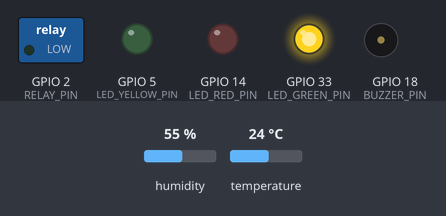
Bench run of a sketch on a simulated ESP32. Shown: switched loads named in the sketch (green lamp = pin HIGH), output pins drawn as LEDs (lit = HIGH), buzzer (waves = sounding, pin HIGH). The test bench sets the inputs (shaded band); at power-on: humidity 55 %, temperature 24 °C. WiFi joins after 1.5 s; servers stay silent unless stated; no MQTT or app messages arrive unless stated; what the sketch prints to the serial monitor is not drawn.

Above: at 2.7 s.
2.8 s: humidity set to 42 %
5.5 s: humidity set to 38 %
At 6.1 s:
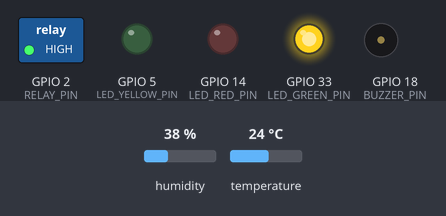
8.2 s: temperature set to 29.6 °C
10.9 s: temperature set to 30.7 °C
At 12.6 s:
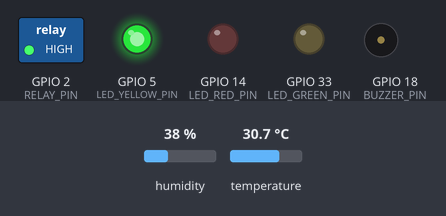
13.6 s: humidity set to 40 %
At 14.4 s:
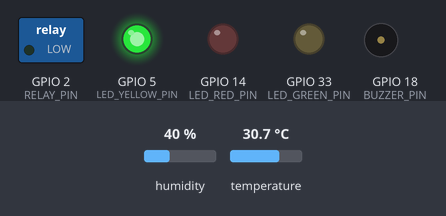
16.3 s: temperature set to 34.5 °C
19.0 s: temperature set to 35.5 °C
At 20.9 s:
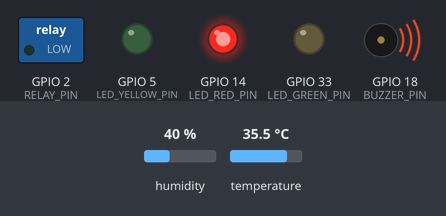
Timing chart, 0 to 22.4 s (numbered marks = the images above; inputs shaded):
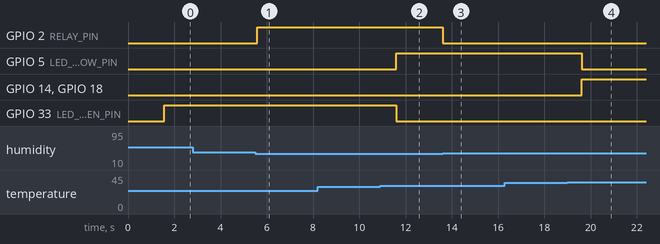

The sketch:

sketch.ino
```cpp
//UTS LISTY

#include "WiFi.h"
#include "PubSubClient.h"
#include "DHT.h"

// Konfigurasi WiFi
const char* ssid = "Wokwi-GUEST";
const char* pass = "";

// Konfigurasi broker MQTT
const char* mqtt_server = "broker.hivemq.com"; // Ganti dengan alamat broker Anda
const int mqtt_port = 1883;
const char* mqtt_client_id = "ESP32_Client";
const char* topic_suhu = "suhu002";
const char* topic_kelembaban = "kelembaban002";
const char* topic_relay = "pompa002";

// Konfigurasi sensor DHT
#define DHTPIN 4         // Pin DHT22 ke pin 4 di ESP32
#define DHTTYPE DHT22    // Jenis sensor DHT22

// Konfigurasi pin
#define LED_RED_PIN 14    // LED Merah ke pin 14
#define LED_YELLOW_PIN 5  // LED Kuning ke pin 5
#define LED_GREEN_PIN 33  // LED Hijau ke pin 33
#define BUZZER_PIN 18     // Buzzer ke pin 18
#define RELAY_PIN 2       // Relay ke pin 2

DHT dht(DHTPIN, DHTTYPE); // Inisialisasi objek DHT
WiFiClient espClient;
PubSubClient client(espClient);

bool previousPumpStatus = LOW; // Status relay sebelumnya

void setup_wifi() {
  delay(10);
  Serial.println("Menghubungkan ke WiFi...");
  WiFi.begin(ssid, pass);

  while (WiFi.status() != WL_CONNECTED) {
    delay(500);
    Serial.print(".");
  }

  Serial.println("\nTerhubung ke WiFi");
  Serial.print("Alamat IP: ");
  Serial.println(WiFi.localIP());
}

void reconnect() {
  while (!client.connected()) {
    Serial.print("Menghubungkan ke MQTT...");
    if (client.connect(mqtt_client_id)) {
      Serial.println("Terhubung ke MQTT");
    } else {
      Serial.print("Gagal, rc=");
      Serial.print(client.state());
      Serial.println(" coba lagi dalam 5 detik");
      delay(5000);
    }
  }
}

void setup() {
  // Setup Serial Monitor
  Serial.begin(115200);

  setup_wifi();  // Menghubungkan ke WiFi
  client.setServer(mqtt_server, mqtt_port);

  // Setup sensor DHT22
  dht.begin();

  // Setup pin
  pinMode(LED_RED_PIN, OUTPUT);
  pinMode(LED_YELLOW_PIN, OUTPUT);
  pinMode(LED_GREEN_PIN, OUTPUT);
  pinMode(BUZZER_PIN, OUTPUT);
  pinMode(RELAY_PIN, OUTPUT);
}

void loop() {
  if (!client.connected()) {
    reconnect();
  }
  client.loop();

  // Membaca suhu dan kelembaban
  float suhu = dht.readTemperature();
  float kelembaban = dht.readHumidity();

  if (isnan(suhu) || isnan(kelembaban)) {
    Serial.println("Gagal membaca sensor!");
    return;
  }

  // Menampilkan suhu dan kelembaban di Serial Monitor
  Serial.print("Suhu: ");
  Serial.print(suhu);
  Serial.print(" C\t");
  Serial.print("Kelembaban: ");
  Serial.print(kelembaban);
  Serial.println(" %");

  // Mengirim data suhu dan kelembaban ke broker MQTT
  client.publish(topic_suhu, String(suhu).c_str());
  client.publish(topic_kelembaban, String(kelembaban).c_str());

  // Mengontrol LED dan Buzzer berdasarkan suhu
  if (suhu > 35) {
    digitalWrite(LED_RED_PIN, HIGH);    // Menyalakan LED Merah
    digitalWrite(LED_YELLOW_PIN, LOW);
    digitalWrite(LED_GREEN_PIN, LOW);
    digitalWrite(BUZZER_PIN, HIGH); // Menyalakan Buzzer
  } else if (suhu >= 30 && suhu <= 35) {
    digitalWrite(LED_YELLOW_PIN, HIGH); // Menyalakan LED Kuning
    digitalWrite(LED_RED_PIN, LOW);
    digitalWrite(LED_GREEN_PIN, LOW);
    digitalWrite(BUZZER_PIN, LOW);  // Mematikan Buzzer
  } else {
    digitalWrite(LED_GREEN_PIN, HIGH);  // Menyalakan LED Hijau
    digitalWrite(LED_RED_PIN, LOW);
    digitalWrite(LED_YELLOW_PIN, LOW);
    digitalWrite(BUZZER_PIN, LOW);  // Mematikan Buzzer
  }

  // Mengontrol pompa berdasarkan kelembaban
  bool pumpStatus = kelembaban < 40; // Relay ON jika kelembaban di bawah 40
  digitalWrite(RELAY_PIN, pumpStatus ? HIGH : LOW);

  // Mengirim status relay ke MQTT jika statusnya berubah
  if (pumpStatus != previousPumpStatus) {
    client.publish(topic_relay, pumpStatus ? "ON" : "OFF");
    previousPumpStatus = pumpStatus;
  }

  delay(2000);
}
```

Measured:
- the behaviour switches between 40 and 39 % on humidity (found by bisection; images 0 and 1)
- the behaviour switches between 29.9 and 30 °C on temperature (found by bisection; images 1 and 2)
- the behaviour switches between 35 and 35.1 °C on temperature (found by bisection; images 3 and 4)
- after the input at 2.8 s, every drawn part: stays the same
- after the input at 5.5 s, GPIO 2 (RELAY_PIN): LOW → HIGH after 0.08 s
- after the input at 8.2 s, every drawn part: stays the same
- after the input at 10.9 s, GPIO 5 (LED_YELLOW_PIN): LOW → HIGH after 0.70 s; GPIO 33 (LED_GREEN_PIN): HIGH → LOW after 0.70 s
- after the input at 13.6 s, GPIO 2 (RELAY_PIN): HIGH → LOW at once
- after the input at 16.3 s, every drawn part: stays the same
- after the input at 19.0 s, GPIO 5 (LED_YELLOW_PIN): HIGH → LOW after 0.63 s; GPIO 14 (LED_RED_PIN), GPIO 18 (BUZZER_PIN): LOW → HIGH after 0.63 s
